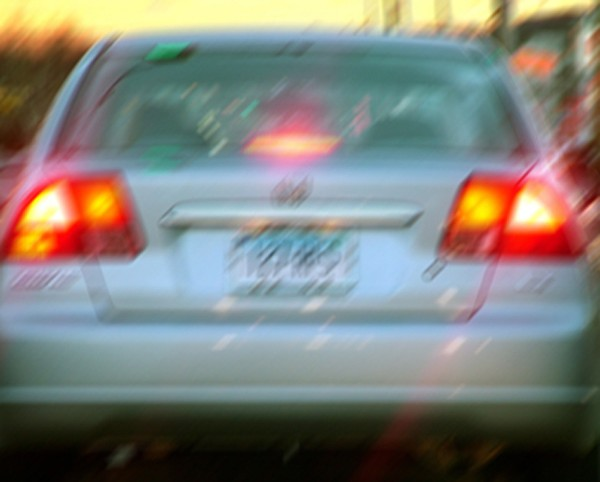
#> input picture Anexos, Imagens e Videos/licenseplate_motion.jpg, 600 x 482 px
$ python DFT_Motion_Deblur.py '../Anexos, Imagens e Videos/licenseplate_motion.jpg'
#> lines starting #> are read from the running program, lines starting #| are printed output that depends on the picture
#!/usr/bin/env python

'''
Wiener deconvolution.

Sample shows how DFT can be used to perform Weiner deconvolution [1]
of an image with user-defined point spread function (PSF)

Usage:
  deconvolution.py  [--circle]
      [--angle <degrees>]
      [--d <diameter>]
      [--snr <signal/noise ratio in db>]
      [<input image>]

  Use sliders to adjust PSF paramitiers.
  Keys:
    SPACE - switch btw linear/cirular PSF
    ESC   - exit

Examples:
  deconvolution.py --angle 135 --d 22  ../data/licenseplate_motion.jpg
    (image source: http://www.topazlabs.com/infocus/_images/licenseplate_compare.jpg)

  deconvolution.py --angle 86 --d 31  ../data/text_motion.jpg
  deconvolution.py --circle --d 19  ../data/text_defocus.jpg
    (image source: compact digital photo camera, no artificial distortion)


[1] http://en.wikipedia.org/wiki/Wiener_deconvolution
'''

import numpy as np
import cv2
import getopt, sys
from pathlib import Path

caminhoImagem = Path('Anexos, Imagens e Videos')

def blur_edge(img, d=31):
#> called with d = 31
    h, w  = img.shape[:2]
#> h = 482; w = 600
    img_pad = cv2.copyMakeBorder(img, d, d, d, d, cv2.BORDER_WRAP)
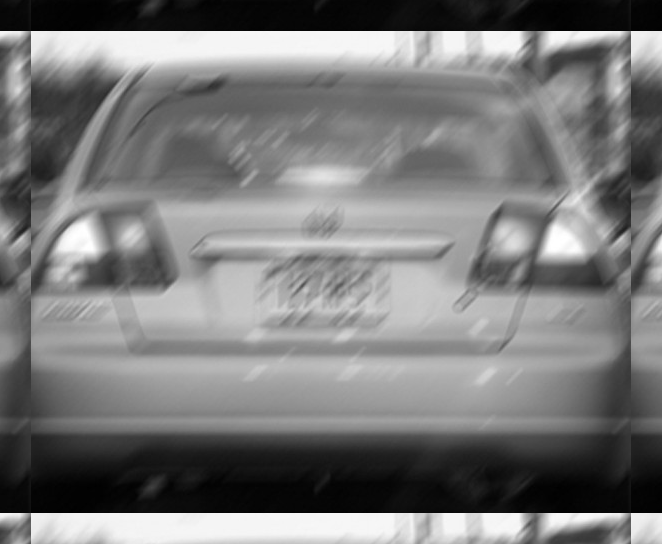
#> img_pad: shape (544, 662) float32; min 0, max 1, mean 0.478
    img_blur = cv2.GaussianBlur(img_pad, (2*d+1, 2*d+1), -1)[d:-d,d:-d]
    y, x = np.indices((h, w))
    dist = np.dstack([x, w-x-1, y, h-y-1]).min(-1)
    w = np.minimum(np.float32(dist)/d, 1.0)
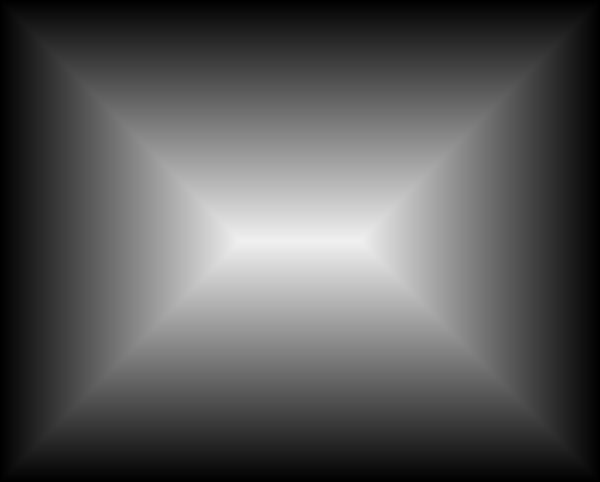
#> dist: shape (482, 600) int64; min 0, max 240, mean 87.7
    return img*w + img_blur*(1-w)
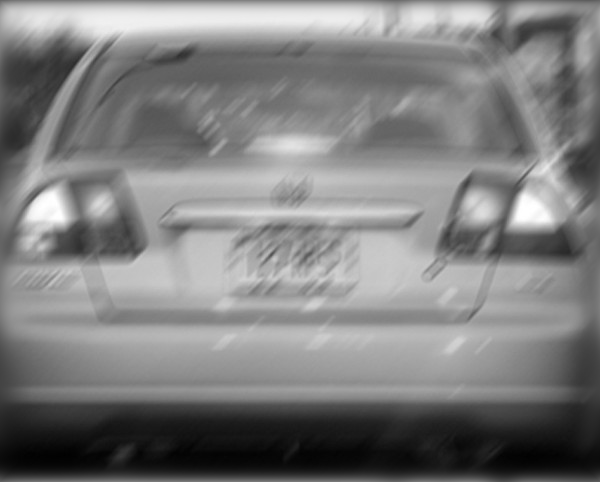
#> returned value: shape (482, 600) float32; min 0.00373, max 1, mean 0.495

def motion_kernel(angle, d, sz=65):
    kern = np.ones((1, d), np.float32)
    c, s = np.cos(angle), np.sin(angle)
    A = np.float32([[c, -s, 0], [s, c, 0]])
    sz2 = sz // 2
    A[:,2] = (sz2, sz2) - np.dot(A[:,:2], ((d-1)*0.5, 0))
    kern = cv2.warpAffine(kern, A, (sz, sz), flags=cv2.INTER_CUBIC)
    return kern

def defocus_kernel(d, sz=65):
    kern = np.zeros((sz, sz), np.uint8)
    cv2.circle(kern, (sz, sz), d, 255, -1, cv2.LINE_AA, shift=1)
    kern = np.float32(kern) / 255.0
    return kern

if __name__ == '__main__':
    print(__doc__)

    opts, args = getopt.getopt(sys.argv[1:], '', ['circle', 'angle=', 'd=', 'snr='])
    opts = dict(opts)
    try:
        fn = Path(args[0])
    except:
        #fn = caminhoImagem + 'Motion_Blur.png'
        fn = Path(caminhoImagem) / 'licenseplate_motion.jpg'

    win = 'deconvolution'
    print(str(Path().absolute()))
    img = cv2.imread(str(fn), 0)
    if img is None:
        print('Não foi possível abrir a imagem!')
        quit()

    img = np.float32(img)/255.0
    cv2.imshow('input', img)

    img = blur_edge(img)
    IMG = cv2.dft(img, flags=cv2.DFT_COMPLEX_OUTPUT)

    defocus = '--circle' in opts

    def update(_):
        ang = np.deg2rad( cv2.getTrackbarPos('angle', win) )
        d = cv2.getTrackbarPos('d', win)
        noise = 10**(-0.1*cv2.getTrackbarPos('SNR (db)', win))

        if defocus:
            psf = defocus_kernel(d)
        else:
            psf = motion_kernel(ang, d)
        cv2.imshow('psf', psf)
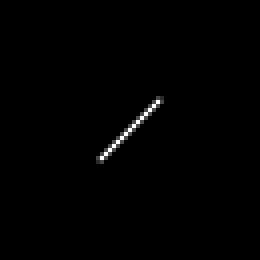
#> window 'psf': shape (65, 65) (shown 4 times larger); min 0, max 255, mean 1.5

        psf /= psf.sum()
        psf_pad = np.zeros_like(img)
        kh, kw = psf.shape
        psf_pad[:kh, :kw] = psf
        PSF = cv2.dft(psf_pad, flags=cv2.DFT_COMPLEX_OUTPUT, nonzeroRows = kh)
        PSF2 = (PSF**2).sum(-1)
        iPSF = PSF / (PSF2 + noise)[...,np.newaxis]
        RES = cv2.mulSpectrums(IMG, iPSF, 0)
        res = cv2.idft(RES, flags=cv2.DFT_SCALE | cv2.DFT_REAL_OUTPUT )
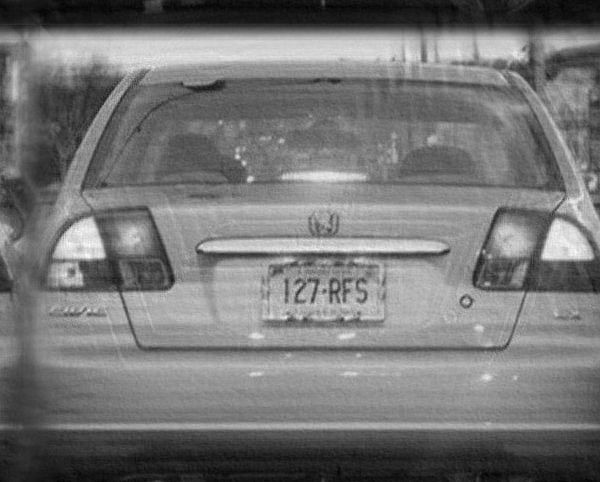
#> res: shape (482, 600) float32; min -0.0587, max 1.13, mean 0.493; drawn with min black and max white
        res = np.roll(res, -kh//2, 0)
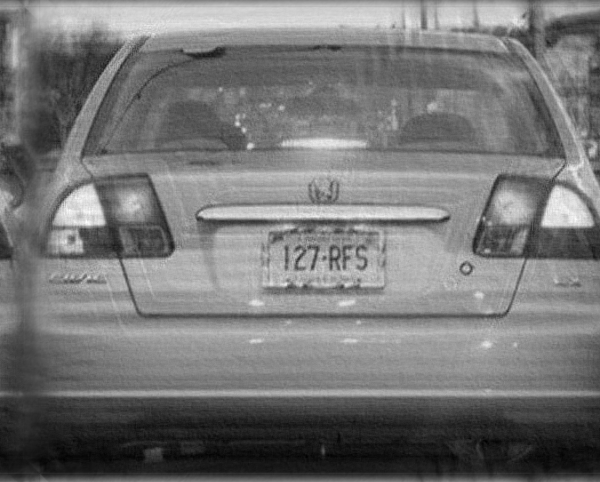
#> res: shape (482, 600) float32; min -0.0587, max 1.13, mean 0.493; drawn with min black and max white
        res = np.roll(res, -kw//2, 1)
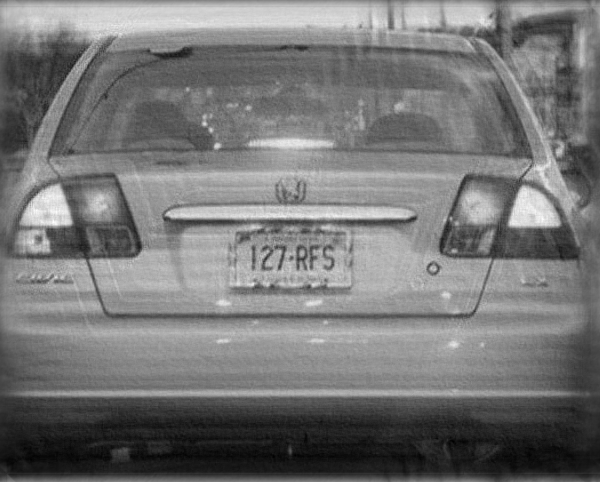
#> res: shape (482, 600) float32; min -0.0587, max 1.13, mean 0.493; drawn with min black and max white
        cv2.imshow(win, res)

    cv2.namedWindow(win)
    cv2.namedWindow('psf', 0)
    cv2.createTrackbar('angle', win, int(opts.get('--angle', 135)), 180, update)
    cv2.createTrackbar('d', win, int(opts.get('--d', 22)), 50, update)
    cv2.createTrackbar('SNR (db)', win, int(opts.get('--snr', 25)), 50, update)
    update(None)

    while True:
        ch = cv2.waitKey()
#> (key Esc is pressed here)
        if ch == 27:
            break
        if ch == ord(' '):
            defocus = not defocus
            update(None)

$ run again, with Anexos, Imagens e Videos/Motion_Blur.png saved as Anexos, Imagens e Videos/licenseplate_motion.jpg
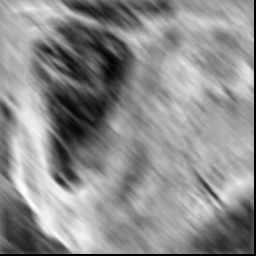
#> input picture Anexos, Imagens e Videos/Motion_Blur.png, 256 x 256 px
#> img is the input picture: shape (256, 256); min 0, max 255, mean 140.3
#> in update, `res = np.roll(res, -kw//2, 1)`:
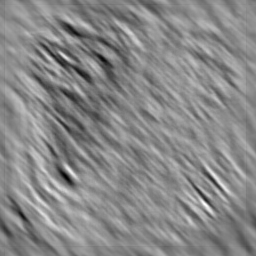
#> res: shape (256, 256) float32; min -1.43, max 2.28, mean 0.552; drawn with min black and max white
#> in update, `cv2.imshow(win, res)`:
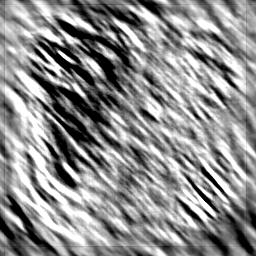
#> window 'deconvolution': shape (256, 256); min 0, max 255, mean 141
